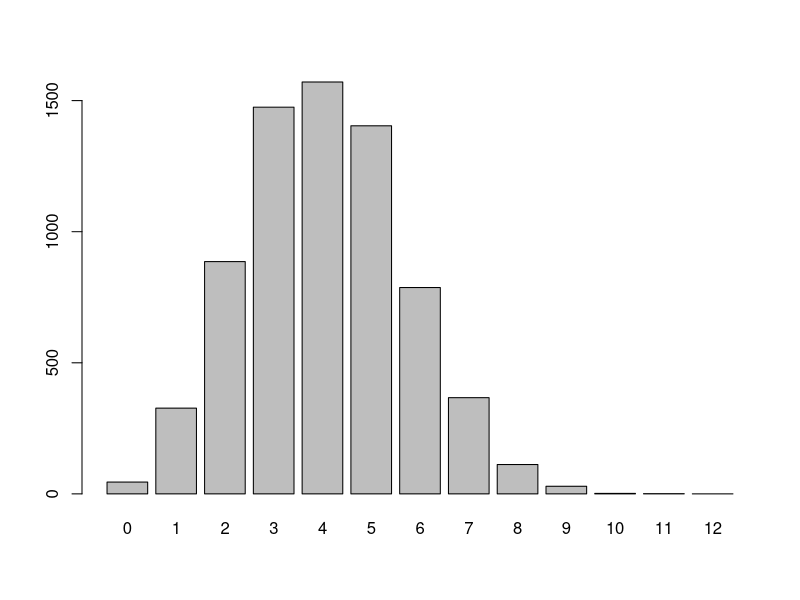
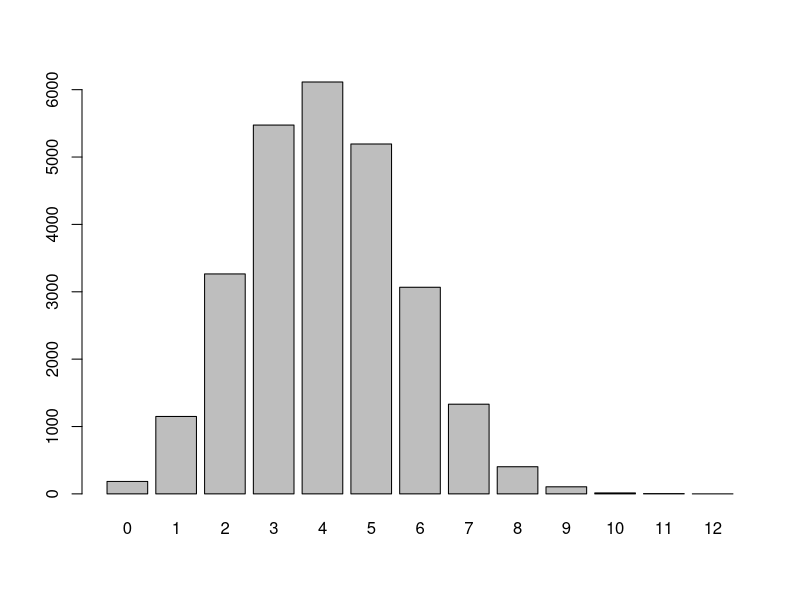
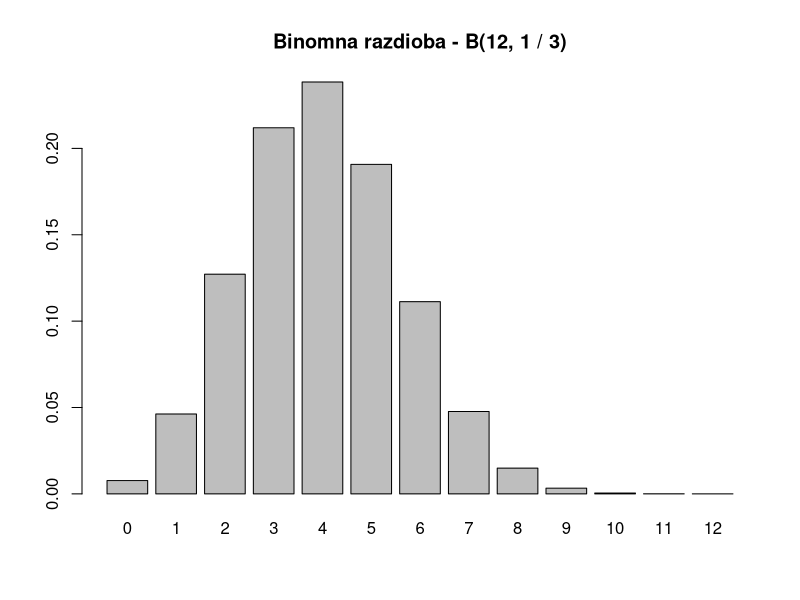
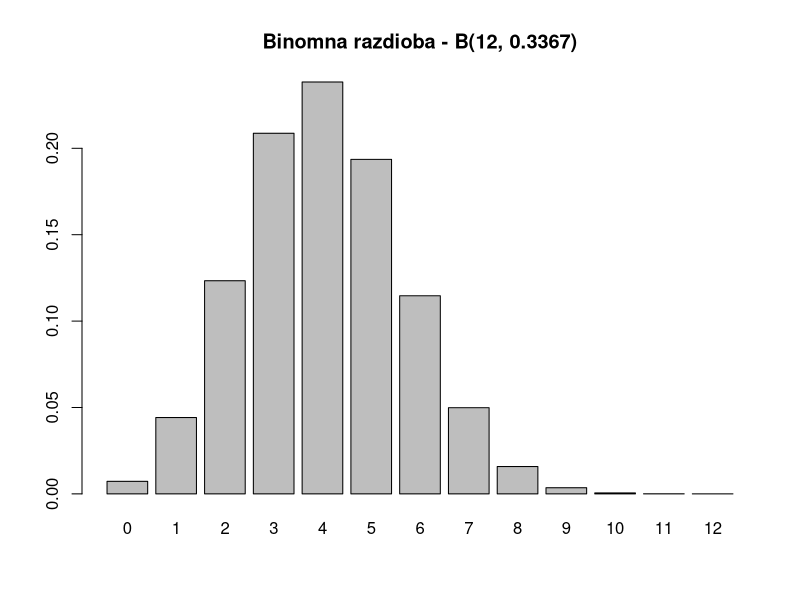
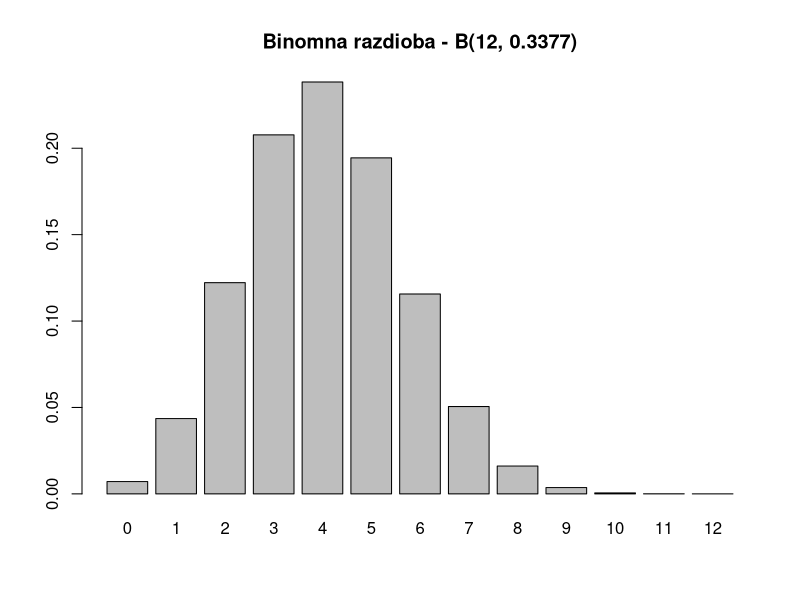
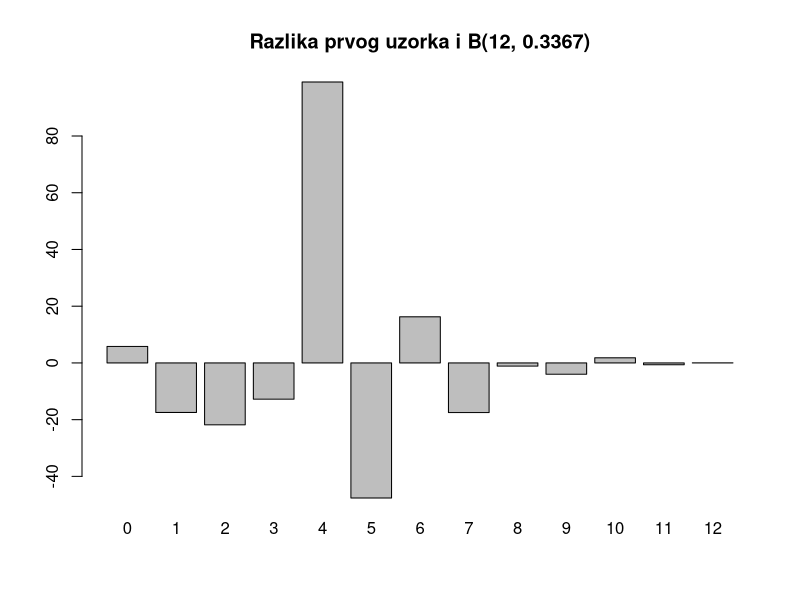
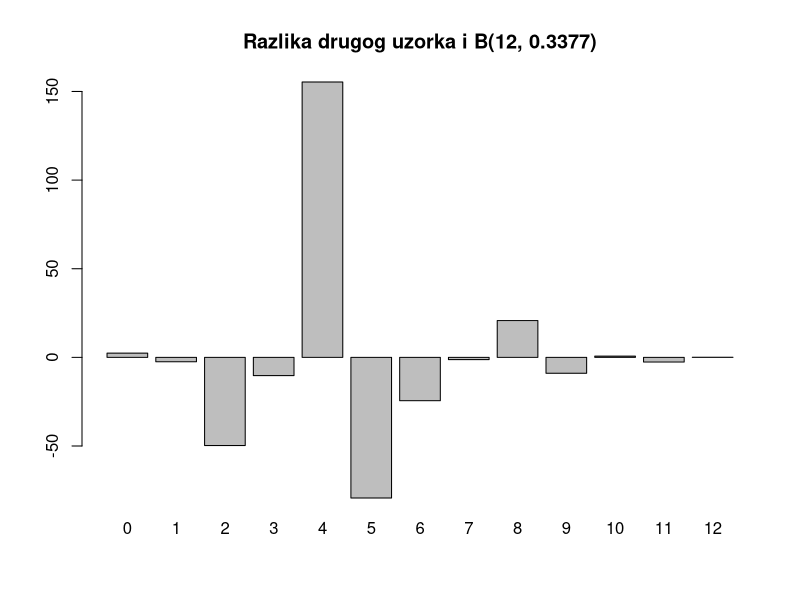
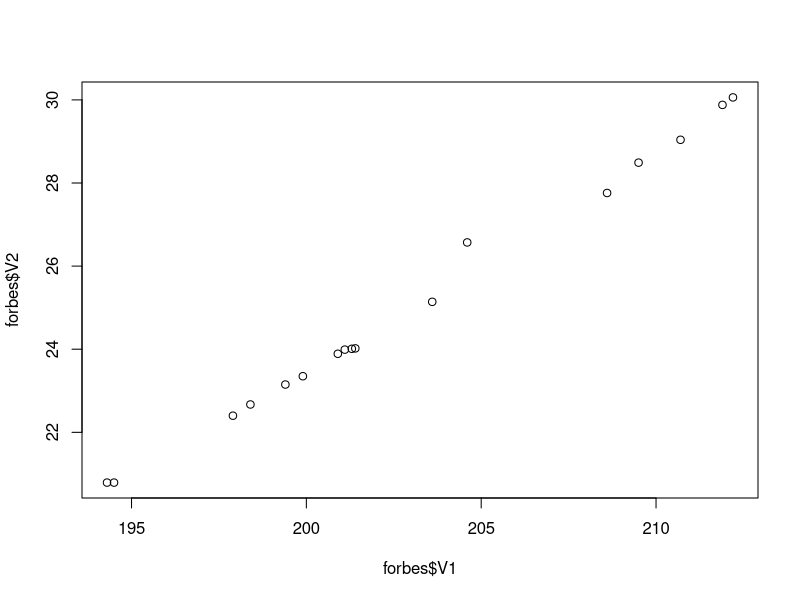

Recreate these plots in R, in order.
## ---- chunk 1
library(knitr)
opts_chunk$set(tidy.opts=list(width.cutoff=60),tidy=TRUE)
## ---- chunk 2
dice <- read.delim("dice.dat", header=FALSE)

# 3.
# Granice postavljamo sami tako da se pomaknemo za 0.5 na lijevo od najmanjeg podatka
# iz uzorka i za 0.5 na desno od najveceg podatka iz uzorka te zatim podijelimo taj
# interval na 10 ekvidistantnih intervala (pomocu 11 tocaka)

barplot(dice$V2, names.arg = dice$V1)
barplot(dice$V3, names.arg = dice$V1)

## ---- chunk 3

desirable.outcomes <- function(values, categories)
  sum(categories * values)

all.outcomes <- function(values, categories)
  max(categories) * sum(values)

estimate.p <- function(values, categories)
  desirable.outcomes(values, categories) / all.outcomes(values, categories)

p.0 = estimate.p(dice$V2, dice$V1)
p.1 = estimate.p(dice$V3, dice$V1)

goodness_of_fit_binomial_test <- function(frequencies, n, p) {
  observed = frequencies
  expected = sapply(c(0:n), function(k) sum(frequencies) * choose(n, k) * p^k * (1 - p)^(n - k))
  
  pruned.observed = c()
  pruned.expected = c()
  current.sum.observed = 0
  current.sum.expected = 0
  current.index = 1
  
  for (i in 1:length(observed)) { 
    if (current.sum.expected + expected[i] > 5) {
      pruned.expected[current.index] <- current.sum.expected + expected[i]
      pruned.observed[current.index] <- current.sum.observed + observed[i]
      
      current.sum.observed = 0
      current.sum.expected = 0
      
      current.index = current.index + 1
    } 
    else {
      current.sum.observed = current.sum.observed + observed[i]
      current.sum.expected = current.sum.expected + expected[i]
    }
  }
  
  if (current.sum.expected > 0 || current.sum.observed > 0) {
    pruned.expected[current.index - 1] <- pruned.expected[current.index - 1] + current.sum.expected
    pruned.observed[current.index - 1] <- pruned.observed[current.index - 1] + current.sum.observed
  }
  
  X2 = sum((pruned.observed - pruned.expected)^2 / pruned.expected)
  
  return(pchisq(X2, df=length(pruned.observed) - 1, lower.tail = FALSE))
}

sprintf(fmt = 'p-vrijednost za 1. skup podataka i B(0, 1/3) je %.4f.', goodness_of_fit_binomial_test(dice$V2, 12, 1/3))
sprintf(fmt = 'p-vrijednost za 1. skup podataka i B(0, %.4f) je %.4f.', p.0, goodness_of_fit_binomial_test(dice$V2, 12, p.0))
sprintf(fmt = 'p-vrijednost za 1. skup podataka i B(0, 1/3) je %.4f.', goodness_of_fit_binomial_test(dice$V3, 12, 1/3))
sprintf(fmt = 'p-vrijednost za 1. skup podataka i B(0, %.4f) je %.4f.', p.1, goodness_of_fit_binomial_test(dice$V3, 12, p.1))
## ---- chunk 4
barplot(dbinom(0:12, 12, 1 / 3), names.arg = 0:12, 
        main = "Binomna razdioba - B(12, 1 / 3)")
barplot(dbinom(0:12, 12, p.0), names.arg = 0:12, 
        main = sprintf(fmt = 'Binomna razdioba - B(12, %.4f)', p.0))
barplot(dbinom(0:12, 12, p.1), names.arg = 0:12, 
        main = sprintf(fmt = 'Binomna razdioba - B(12, %.4f)', p.1))
## ---- chunk 5
barplot(sum(dice$V2) * dbinom(0:12, 12, p.0) - dice$V2, names.arg = 0:12, 
        main = sprintf(fmt = 'Razlika prvog uzorka i B(12, %.4f)', p.0))
barplot(sum(dice$V3) * dbinom(0:12, 12, p.1) - dice$V3, names.arg = 0:12, 
        main = sprintf(fmt = 'Razlika drugog uzorka i B(12, %.4f)', p.1))
## ---- chunk 6

confidence.interval <- function(values, categories, interval) {
  alpha.half <- (1 - interval) / 2
  
  x <- desirable.outcomes(values, categories)
  n <- all.outcomes(values, categories)
  
  c(qbeta(alpha.half, x, n - x + 1), qbeta(1 - alpha.half, x + 1, n - x))
}

interval = 0.95

cp.0 = confidence.interval(dice$V2, dice$V1, interval)
cp.1 = confidence.interval(dice$V3, dice$V1, interval)

## ---- chunk 7
forbes <- read.table("forbes.dat", quote="\"", comment.char="")
hooker <- read.table("hooker.dat", quote="\"", comment.char="")

plot(forbes$V1, forbes$V2)
plot(hooker$V1, hooker$V2)
